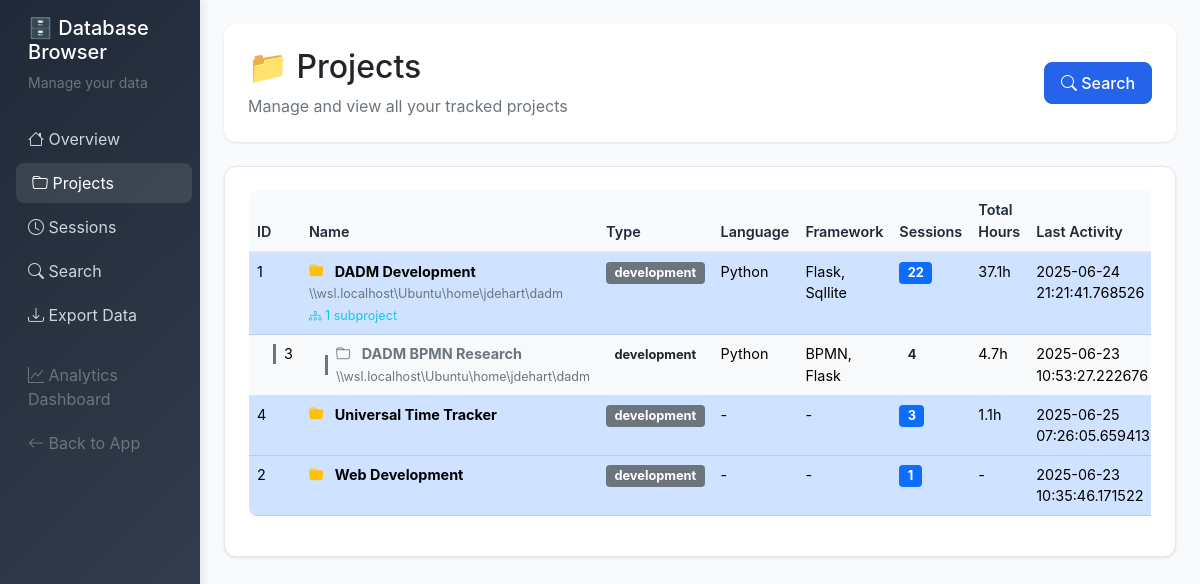
Page /db/projects on the earlier database version.
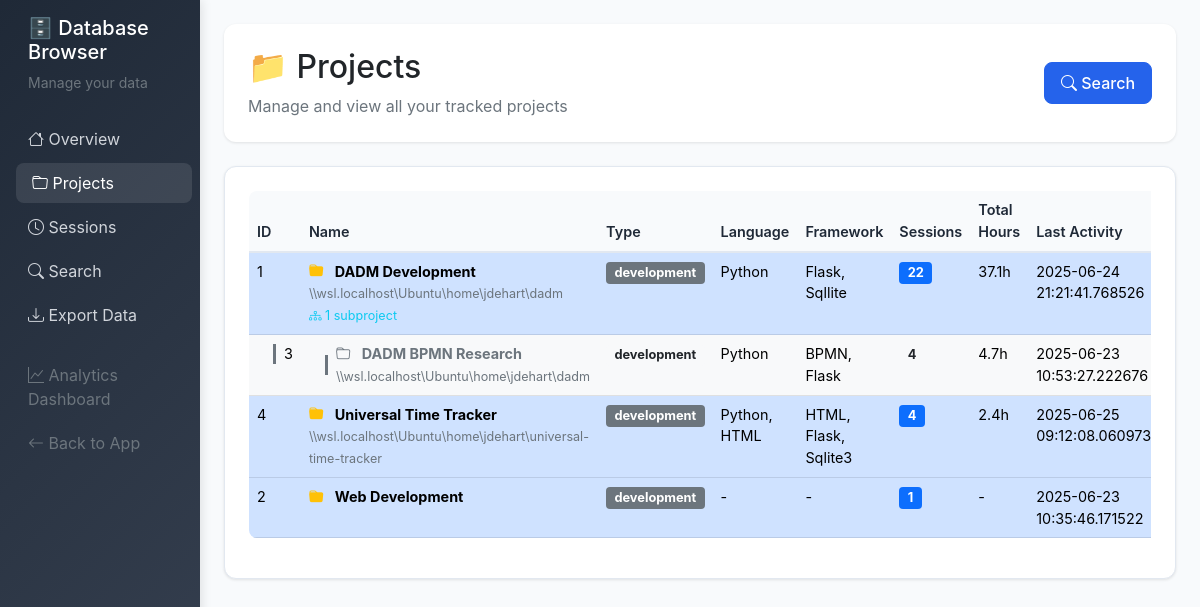
Same page on the later database version.
### server/src/models.py (models this page shows, shortened)
class Project:
    __tablename__ = 'projects'

### server/src/db_browser.py (the view)
@db_browser.route('/db/projects')
def projects():
    conn = get_db_connection()
    all_projects = conn.execute('''
        SELECT p.*, COUNT(s.id) as session_count,
               SUM(s.duration_minutes) as total_duration
        FROM projects p
        LEFT JOIN sessions s ON p.id = s.project_id
        GROUP BY p.id
        ORDER BY p.name
    ''').fetchall()
    projects_dict = {p['id']: dict(p) for p in all_projects}
    parent_projects = []
    subprojects = []
    for project in all_projects:
        project_dict = dict(project)
        if project['parent_id'] is None:
            project_dict['subprojects'] = []
            parent_projects.append(project_dict)
        else:
            subprojects.append(project_dict)
    for subproject in subprojects:
        parent_id = subproject['parent_id']
        if parent_id in projects_dict:
            for parent in parent_projects:
                if parent['id'] == parent_id:
                    parent['subprojects'].append(subproject)
                    break
    for parent in parent_projects:
        total_duration = parent['total_duration'] or 0
        total_sessions = parent['session_count'] or 0
        for subproject in parent['subprojects']:
            total_duration += subproject['total_duration'] or 0
            total_sessions += subproject['session_count'] or 0
        parent['total_duration'] = total_duration
        parent['session_count'] = total_sessions
    parent_projects.sort(key=lambda x: x['name'].lower())
    for parent in parent_projects:
        parent['subprojects'].sort(key=lambda x: x['name'].lower())
    conn.close()
    return render_template('db_browser/projects.html', projects=parent_projects)

### server/src/db_browser.py (called while the page is built)
def get_db_connection():
    database_path = os.environ.get('DATABASE_PATH', '/app/data/timetracker.db')
    conn = sqlite3.connect(database_path)
    conn.row_factory = sqlite3.Row
    return conn

### server/src/templates/db_browser/projects.html (shortened to what this page needs)
{% extends "db_browser/base.html" %}
{% block content %}
<div class="page-header">
    <div class="row align-items-center">
        <div class="col">
            <h1 class="h2 mb-2">📁 Projects</h1>
            <p class="text-muted mb-0">Manage and view all your tracked projects</p>
        </div>
        <div class="col-auto">
            <a href="{{ url_for('db_browser.search') }}" class="btn btn-primary">
                <i class="bi bi-search"></i> Search
            </a>
        </div>
    </div>
</div>
<div class="content-card">
    {% if projects %}
    <div class="table-responsive">
        <table class="table table-hover">
            <thead>
                <tr>
                    <th>ID</th>
                    <th>Name</th>
                    <th>Type</th>
                    <th>Language</th>
                    <th>Framework</th>
                    <th>Sessions</th>
                    <th>Total Hours</th>
                    <th>Last Activity</th>
                </tr>
            </thead>
            <tbody>
                {% for project in projects %}
                <tr class="table-primary">
                    <td>{{ project.id }}</td>
                    <td>
                        <strong>
                            <i class="bi bi-folder-fill text-warning me-2"></i>
                            {{ project.name }}
                        </strong>
                        {% if project.path %}
                            <br><small class="text-muted">{{ project.path }}</small>
                        {% endif %}
                        {% if project.subprojects %}
                            <br><small class="text-info">
                                <i class="bi bi-diagram-3"></i> {{ project.subprojects|length }} subproject{{ 's' if project.subprojects|length != 1 else '' }}
                            </small>
                        {% endif %}
                    </td>
                    <td>
                        <span class="badge bg-secondary">{{ project.type }}</span>
                    </td>
                    <td>{{ project.language or '-' }}</td>
                    <td>{{ project.framework or '-' }}</td>
                    <td>
                        <span class="badge bg-primary">{{ project.session_count }}</span>
                    </td>
                    <td>
                        {% if project.total_duration %}
                            {{ "%.1f"|format(project.total_duration / 60) }}h
                        {% else %}
                            -
                        {% endif %}
                    </td>
                    <td>
                        {% if project.last_activity %}
                            {% set date_parts = project.last_activity.split('T') %}
                            {{ date_parts[0] }}
                        {% else %}
                            -
                        {% endif %}
                    </td>
                </tr>
                {% for subproject in project.subprojects %}
                <tr class="table-light">
                    <td>
                        <div class="d-flex align-items-center">
                            <div class="border-start border-3 border-secondary ms-3 me-2" style="height: 20px;"></div>
                            {{ subproject.id }}
                        </div>
                    </td>
                    <td>
                        <div class="d-flex align-items-center">
                            <div class="border-start border-3 border-secondary ms-3 me-2" style="height: 20px;"></div>
                            <div>
                                <strong class="text-secondary">
                                    <i class="bi bi-folder text-muted me-2"></i>
                                    {{ subproject.name }}
                                </strong>
                                {% if subproject.path %}
                                    <br><small class="text-muted">{{ subproject.path }}</small>
                                {% endif %}
                            </div>
                        </div>
                    </td>
                    <td>
                        <span class="badge bg-light text-dark">{{ subproject.type }}</span>
                    </td>
                    <td>{{ subproject.language or '-' }}</td>
                    <td>{{ subproject.framework or '-' }}</td>
                    <td>
                        <span class="badge bg-light text-dark">{{ subproject.session_count }}</span>
                    </td>
                    <td>
                        {% if subproject.total_duration %}
                            {{ "%.1f"|format(subproject.total_duration / 60) }}h
                        {% else %}
                            -
                        {% endif %}
                    </td>
                    <td>
                        {% if subproject.last_activity %}
                            {% set date_parts = subproject.last_activity.split('T') %}
                            {{ date_parts[0] }}
                        {% else %}
                            -
                        {% endif %}
                    </td>
                </tr>
                {% endfor %}
                {% endfor %}
            </tbody>
        </table>
    </div>
    {% else %}
    <div class="text-center py-5">
        <i class="bi bi-folder-x fs-1 text-muted"></i>
        <h4 class="text-muted mt-3">No projects found</h4>
        <p class="text-muted">Start tracking time to see your projects here.</p>
    </div>
    {% endif %}
</div>
{% endblock %}

### server/src/templates/db_browser/base.html (shortened to what this page needs)
<!DOCTYPE html>
<html lang="en">
<head>
    <link href="https://cdn.jsdelivr.net/npm/bootstrap@5.1.3/dist/css/bootstrap.min.css" rel="stylesheet">
    <link href="https://cdn.jsdelivr.net/npm/bootstrap-icons@1.7.2/font/bootstrap-icons.css" rel="stylesheet">
</head>
<body>
    <div class="container-fluid">
        <div class="row">
            <nav class="col-md-3 col-lg-2 d-md-block sidebar collapse">
                <div class="position-sticky pt-3">
                    <div class="px-3 mb-4">
                        <h5 class="text-white">🗄️ Database Browser</h5>
                        <p class="text-muted small">Manage your data</p>
                    </div>
                    <ul class="nav flex-column">
                        <li class="nav-item">
                            <a class="nav-link {% if request.endpoint == 'db_browser.index' %}active{% endif %}" href="{{ url_for('db_browser.index') }}">
                                <i class="bi bi-house"></i> Overview
                            </a>
                        </li>
                        <li class="nav-item">
                            <a class="nav-link {% if request.endpoint == 'db_browser.projects' %}active{% endif %}" href="{{ url_for('db_browser.projects') }}">
                                <i class="bi bi-folder"></i> Projects
                            </a>
                        </li>
                        <li class="nav-item">
                            <a class="nav-link {% if request.endpoint == 'db_browser.sessions' %}active{% endif %}" href="{{ url_for('db_browser.sessions') }}">
                                <i class="bi bi-clock"></i> Sessions
                            </a>
                        </li>
                        <li class="nav-item">
                            <a class="nav-link {% if request.endpoint == 'db_browser.search' %}active{% endif %}" href="{{ url_for('db_browser.search') }}">
                                <i class="bi bi-search"></i> Search
                            </a>
                        </li>
                        <li class="nav-item">
                            <a class="nav-link {% if request.endpoint == 'db_browser.export_data' %}active{% endif %}" href="{{ url_for('db_browser.export_data') }}">
                                <i class="bi bi-download"></i> Export Data
                            </a>
                        </li>
                        <li class="nav-item mt-3">
                            <a class="nav-link text-muted" href="/dashboard">
                                <i class="bi bi-graph-up"></i> Analytics Dashboard
                            </a>
                        </li>
                        <li class="nav-item">
                            <a class="nav-link text-muted" href="/">
                                <i class="bi bi-arrow-left"></i> Back to App
                            </a>
                        </li>
                    </ul>
                </div>
            </nav>
            <main class="col-md-9 ms-sm-auto col-lg-10 px-md-4 main-content">
                {% block content %}{% endblock %}
            </main>
        </div>
    </div>
</body>
</html>

### server/src/templates/db_browser/base.html (style rules this page uses)
:root { --primary-color: #2563eb; --success-color: #16a34a; --warning-color: #ca8a04; --danger-color: #dc2626; --info-color: #0891b2; --dark-color: #1f2937; --light-color: #f8fafc; --border-color: #e2e8f0; }
body { background-color: var(--light-color); font-family: 'Inter', -apple-system, BlinkMacSystemFont, sans-serif; }
.sidebar { min-height: 100vh; background: linear-gradient(135deg, var(--dark-color) 0%, #374151 100%); box-shadow: 2px 0 10px rgba(0,0,0,0.1); }
.sidebar .nav-link { color: #d1d5db; border-radius: 8px; margin: 2px 0; transition: all 0.3s ease; }
.sidebar .nav-link:hover, .sidebar .nav-link.active { background-color: rgba(255,255,255,0.1); color: white; transform: translateX(4px); }
.main-content { padding: 24px; }
.page-header { background: white; border-radius: 12px; padding: 24px; margin-bottom: 24px; box-shadow: 0 1px 3px rgba(0,0,0,0.1); }
.content-card { background: white; border-radius: 12px; padding: 24px; box-shadow: 0 1px 3px rgba(0,0,0,0.1); border: 1px solid var(--border-color); margin-bottom: 24px; }
.table-responsive { font-size: 0.9rem; }
.badge { font-size: 0.8rem; }
.btn-primary { background: var(--primary-color); border-color: var(--primary-color); border-radius: 8px; padding: 8px 16px; font-weight: 500; }
.table { border-radius: 8px; overflow: hidden; }
.table thead th { background-color: var(--light-color); border-bottom: 2px solid var(--border-color); font-weight: 600; color: var(--dark-color); }

Differences in the rows shown:
changed Project "Universal Time Tracker": path (not shown) → "\\\\wsl.localhost\\Ubuntu\\home\\jdehart\\universal-time-tracker"; language "-" → "Python, HTML"; framework "-" → "HTML, Flask, Sqlite3"; session_count "3" → "4"; total_duration "1.1" → "2.4"; last_activity "2025-06-25 07:26:05.659413" → "2025-06-25 09:12:08.060973"
